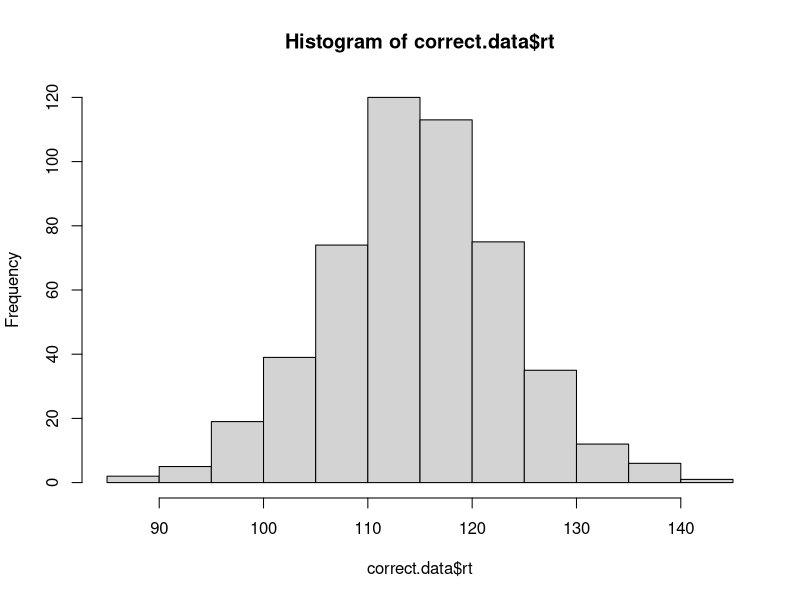
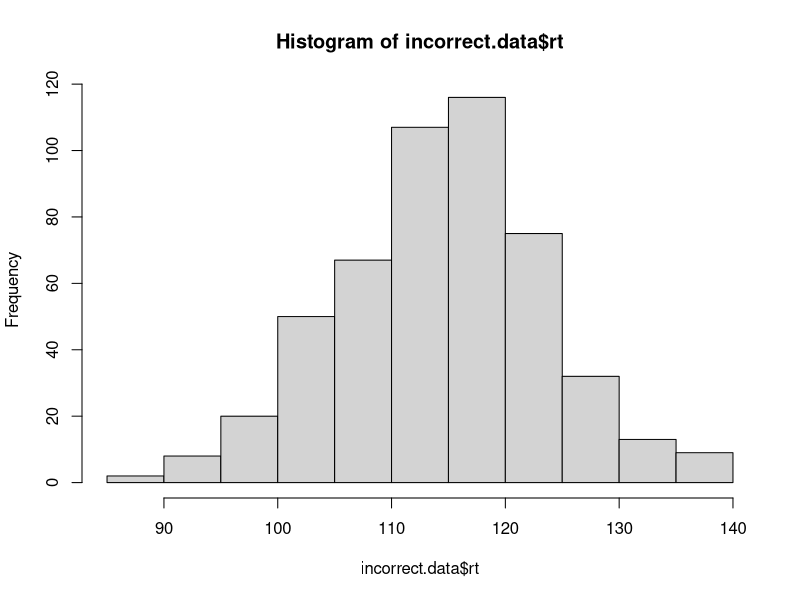

Generate these figures, in order, with R:
# implement the model by filling in the function below
# the model should return a data frame with two columns: correct and rt
# the correct column should be TRUE or FALSE, and rt should contain the
# number of steps it took to reach the criterion.

# note that the function takes four arguments:
# samples is the number of samples to draw from the model
# rate.1 is the evidence accumulation rate for the correct response (default value is 40)
# rate.1 is the evidence accumulation rate for the incorrect response (default value is 40)
# criterion is the threshold for a response (default value is 3)

# one oddity: note that higher values for rate.1 and rate.2 will actually produce slower RTs.
# this is because the rate parameter is controlling the rate of decay of the exponential distribution,
# so faster rates mean that less evidence is likely to accumulate on each step. we could make
# these parameters more intuitive by taking 1/rate.1 and 1/rate.2 as the values to rexp().

one.simulation <- function(rate.1, rate.2, criterion){
  evidence.acc.1 <- 0
  evidence.acc.2 <- 0
  num.samples <- 0 
  while((evidence.acc.1 <= criterion) && (evidence.acc.2 <= criterion)){
    num.samples <- num.samples + 1
    newval.1 <- rexp(1, rate.1)
    newval.2 <- rexp(1, rate.2)
    evidence.acc.1 <- evidence.acc.1 + newval.1
    evidence.acc.2 <- evidence.acc.2 + newval.2
  }
  if(evidence.acc.1 >= evidence.acc.2){
    return(c(TRUE, num.samples))
  }
  if(evidence.acc.2 > evidence.acc.1){
    return(c(FALSE, num.samples))
  }
}

accumulator.model <- function(samples, rate.1=40, rate.2=40, criterion=3){
  data <- replicate(samples, one.simulation(rate.1, rate.2, criterion))
  accuracy.array <- data[1, 1:samples]
  rt.array <- data[2, 1:samples]

  output <- data.frame(
    correct = accuracy.array,
    rt = rt.array
  )
  
  return(output)
}

# test the model ####

# if the model is working correctly, then the line below should generate a data frame with 
# 1000 samples and about half of the samples should be correct. the average rt will probably
# be around 112, but might vary from that by a bit.

initial.test <- accumulator.model(1000)
sum(initial.test$correct) / length(initial.test$correct) # should be close to 0.5
mean(initial.test$rt) # should be about 112

# visualize the RT distributions ####

# we can use dplyr to filter the data and visualize the correct and incorrect RT distributions

library(dplyr)

correct.data <- initial.test %>% filter(correct==TRUE)
incorrect.data <- initial.test %>% filter(correct==FALSE)

hist(correct.data$rt)
hist(incorrect.data$rt)
